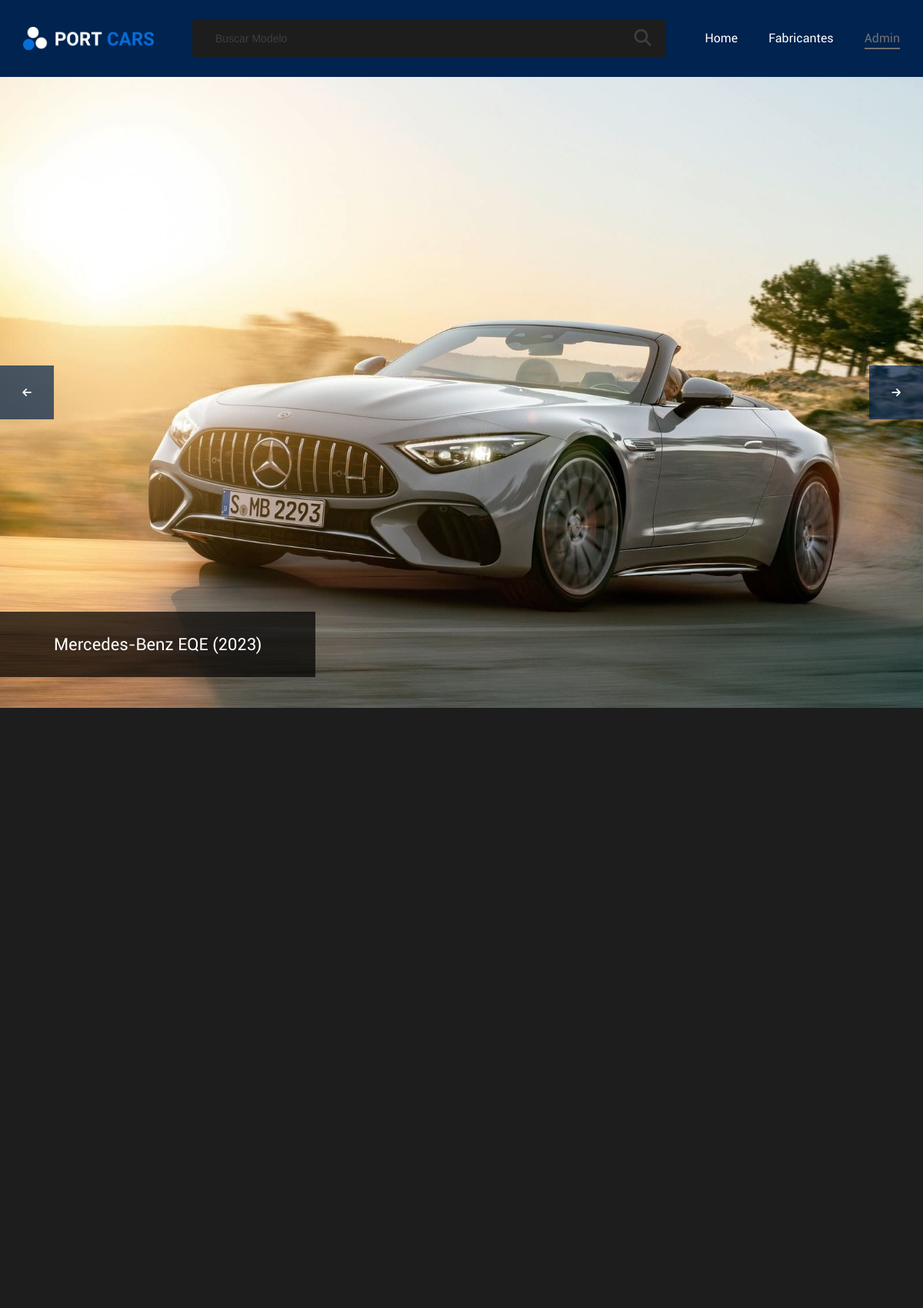
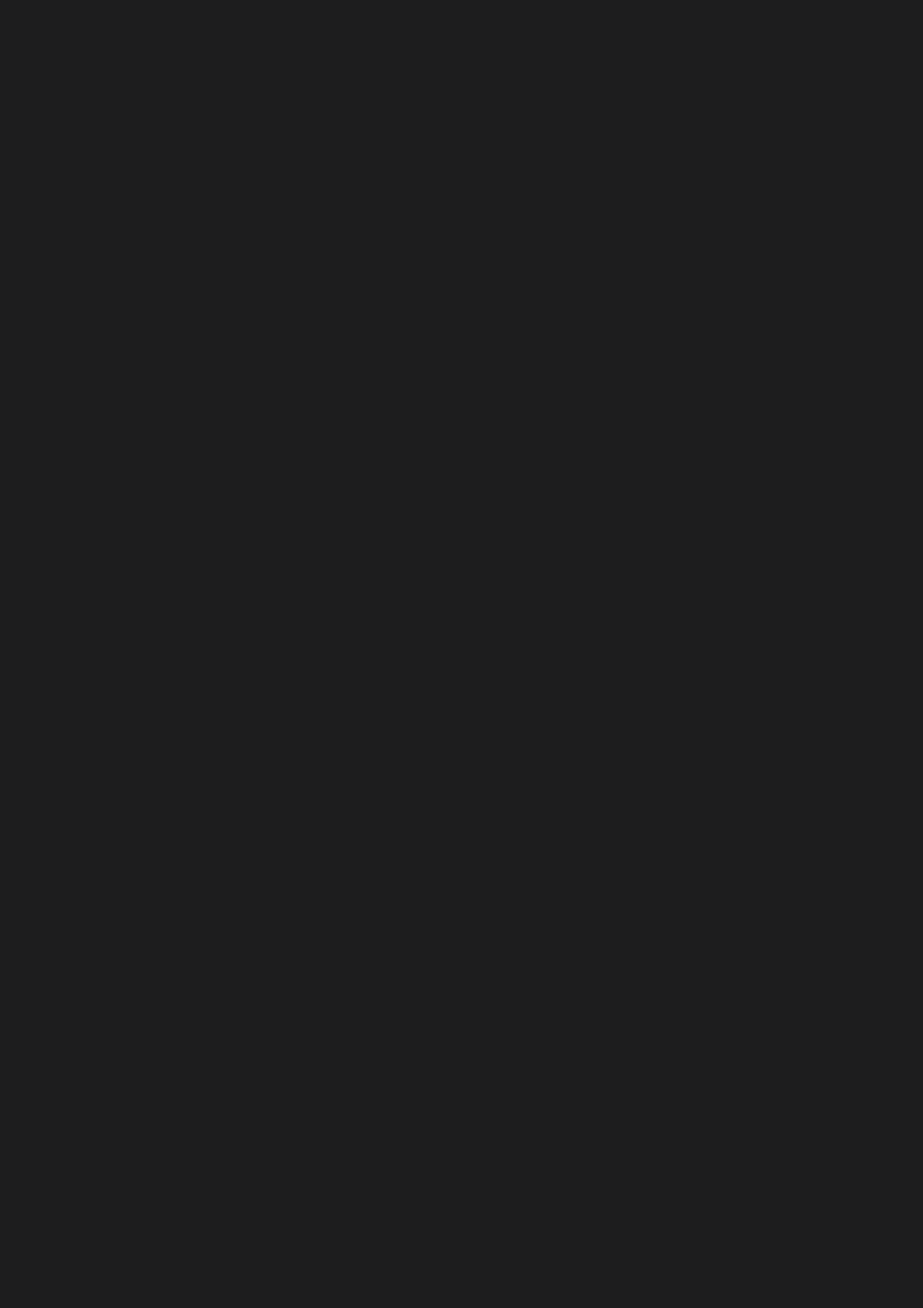
The app's page /projeto/index.php (upper part) with its own data (2 pictures, top to bottom).
### tables this page shows
CREATE TABLE `fotos` (
  `ID` int(11) UNSIGNED NOT NULL,
  `foto` varchar(45) NOT NULL,
  `modelo_id` int(11) UNSIGNED DEFAULT NULL
);

CREATE TABLE `fabricantes` (
  `ID` int(11) UNSIGNED NOT NULL,
  `nome` varchar(100) NOT NULL,
  `logo` varchar(45) NOT NULL,
  `slogan` varchar(100) NOT NULL,
  `atividade` varchar(100) DEFAULT NULL,
  `ano` int(4) DEFAULT NULL,
  `siteOficial` varchar(100) DEFAULT NULL,
  `historia` text DEFAULT NULL,
  `data_publicada` datetime DEFAULT NULL,
  `situacao` tinyint(1) DEFAULT NULL,
  `funcionario_id` int(11) UNSIGNED DEFAULT NULL
);

CREATE TABLE `modelos` (
  `ID` int(11) UNSIGNED NOT NULL,
  `nome` varchar(100) NOT NULL,
  `ano` int(4) DEFAULT NULL,
  `classe` varchar(45) DEFAULT NULL,
  `velocidade` int(4) DEFAULT NULL,
  `preco` int(10) DEFAULT NULL,
  `peso` int(10) DEFAULT NULL,
  `descricao` text DEFAULT NULL,
  `data_publicada` datetime DEFAULT NULL,
  `situacao` tinyint(1) DEFAULT NULL,
  `fabricante_id` int(11) UNSIGNED DEFAULT NULL,
  `funcionario_id` int(11) UNSIGNED DEFAULT NULL
);

### projeto/data/DB_modelos.php (called while the page is built)
<?php
$stmt = $conn->prepare("SELECT * FROM modelos ORDER BY ID DESC");
$stmt->execute();
$modelosNovo = $stmt->fetchAll(PDO::FETCH_ASSOC);
$stmt = $conn->prepare("SELECT * FROM modelos ORDER BY ano DESC");
$stmt->execute();
$modelosAno = $stmt->fetchAll(PDO::FETCH_ASSOC);

### projeto/models/DB_ponte.php (called while the page is built, shortened)
<?php
require_once("data/DB_fabricantes.php");
require_once("data/DB_fotos.php");
require_once("data/DB_modelos.php");

### projeto/data/DB_fotos.php (called while the page is built)
<?php
$stmt = $conn->prepare("SELECT * FROM fotos");
$stmt->execute();
$fotos = $stmt->fetchAll(PDO::FETCH_ASSOC);

### projeto/global/global.php (called while the page is built, shortened)
<?php
$BASE_URL = "http://" . $_SERVER["SERVER_NAME"] . dirname($_SERVER["REQUEST_URI"]."?") . "/";

### projeto/data/DB_fabricantes.php (called while the page is built)
<?php
$stmt = $conn->prepare("SELECT * FROM fabricantes ORDER BY ID DESC");
$stmt->execute();
$fabricanteID = $stmt->fetchAll(PDO::FETCH_ASSOC);
$stmt = $conn->prepare("SELECT * FROM fabricantes ORDER BY nome ASC");
$stmt->execute();
$fabricanteNome = $stmt->fetchAll(PDO::FETCH_ASSOC);

### projeto/index.php (the view, shortened to what this page needs)
<?php
    require_once("template/header.php");
    foreach($modelosNovo as $modelo) {
        if($modelo["situacao"]) {
            $model[] = $modelo;
        }
    }
?>
<div class="container">
    <div id="slide">
        <?php for($i = 0; $i < 3; $i++): ?>
            <div class="slide">
                <?php if($model[$i]["situacao"]): ?>
                    <?php foreach($fotos as $foto): ?>
                        <?php if($foto["modelo_id"] === $model[$i]["ID"]): ?>
                            <img src="<?= $BASE_URL ?>assets/img/modelos/<?= $foto["foto"] ?>" alt="<?= $model[$i]["nome"] ?>">
                            <div class="titulo">
                                <?php foreach($fabricanteNome as $fabricante): ?>
                                    <?php if($fabricante["ID"] === $model[$i]["fabricante_id"]): ?>
                                        <a href="<?= $BASE_URL ?>modelo.php?id=<?= $model[$i]["ID"] ?>">
                                            <?= $fabricante["nome"] ?> <?= $model[$i]["nome"] ?> (<?= $model[$i]["ano"] ?>)
                                        </a>
                                    <?php endif; ?>
                                <?php endforeach; ?>
                            </div>
                            <?php break ?>
                        <?php endif; ?>
                    <?php endforeach; ?>
                <?php endif; ?>
            </div>
        <?php endfor; ?>
    </div>
    <section id="modelos-recentes">
        <?php for($i = 3; $i <= 8; $i++): ?>
            <?php if(isset($model[$i])): ?>
                <?php foreach($fabricanteNome as $fabricante): ?>
                    <?php if($fabricante["ID"] === $model[$i]["fabricante_id"]): ?>
                        <?php if($i % 2 !== 0): ?>
                            <div class="row-esquerda">
                            </div>
                        <?php else: ?>
                            <div class="row-direita">
                            </div>
                        <?php endif; ?>
                    <?php endif; ?>
                <?php endforeach; ?>
            <?php endif; ?>
        <?php endfor; ?>
    </section>
</div>
</body>
</html>

### projeto/assets/css/main.css (style rules this page uses)
* { margin: 0 auto; padding: 0; }
html { scroll-behavior: smooth; }
:root { --color_um: #1d1d1e; --color_dois: #00234f; --color_tres: #066fdb; --color_quatro: #fff; --color_cinco: #707071; --color_seis: #3e3e3f; --color_sete: #218204; --color_sete_hover: #124901; --color_oito: #ff0000; --color_oito_hover: #890202; --color_nove: #ffc104; --color_nove_hover: #a35301; }
body { background: var(--color_um); font-family: "Roboto-Regular"; }
.container { width: 100%; max-width: 1600px; overflow: hidden; }

### projeto/assets/css/home.css (style rules this page uses)
#slide { width: 100%; height: auto; float: left; display: flex; align-items: center; justify-items: center; overflow: hidden; }
#slide .slide { position: relative; width: 100%; max-height: 820px; display: flex; align-items: center; }
#slide .slide img { width: 100%; }
#slide .slide .titulo { position: absolute; bottom: 70px; left: 0; }
#slide .slide .titulo a { color: var(--color_quatro); text-decoration: none; font-size: 22px; padding: 30px 70px; background: rgba(0, 0, 0, .7); }
#modelos-recentes { width: 100%; float: left; }
#modelos-recentes .row-esquerda, #modelos-recentes .row-direita { position: relative; width: 100%; height: 450px; margin-top: 3px; }

### records on screen
fotos: foto (picture)
fabricantes: nome "Mercedes-Benz"
modelos: nome "EQE", ano "2023"
